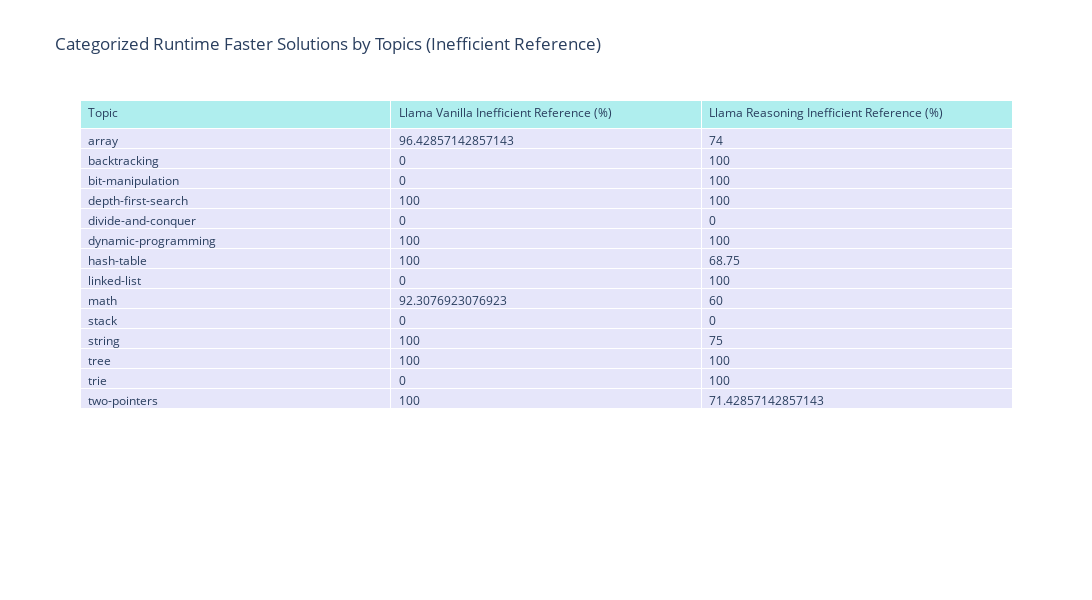

The code cell stored with this chart in its notebook:
### Markdown cell above
### LLAMA ANALYSIS

### Code cell
import pandas as pd
import plotly.graph_objects as go

# Load the datasets for different prompting methods of Llama
llama_vanilla_file = "/Users/bisman/Documents/ECS 260/Project github/CodeRefineAI/dataset/P1/balanced_samples_llama_codegen_submissions.json"
llama_reasoning_file = "/Users/bisman/Documents/ECS 260/Project github/CodeRefineAI/dataset/P2/balanced_samples_llama_codegen_submissions.json"
REFERENCE_FILE_RT_INEFF = "/Users/bisman/Documents/ECS 260/Project github/CodeRefineAI/dataset/P1/balanced_samples_reference_rt_ineff_submissions.json"

# Get differences for Llama Vanilla Prompting
llama_vanilla_diff_with_rt_ineff = get_diff(llama_vanilla_file, REFERENCE_FILE_RT_INEFF)

# Get differences for Llama Reasoning-Based Prompting
llama_reasoning_diff_with_rt_ineff = get_diff(llama_reasoning_file, REFERENCE_FILE_RT_INEFF)

# Convert categorized runtime faster solutions by topics into DataFrames
topics_vanilla_ineff = pd.DataFrame(
    {'Topic': list(llama_vanilla_diff_with_rt_ineff["categorized_rt_faster_solutions_by_topics"]['topics']),
     'Percentage': list(llama_vanilla_diff_with_rt_ineff["categorized_rt_faster_solutions_by_topics"]['percentage_runtime_faster_solutions'])}
)

topics_reasoning_ineff = pd.DataFrame(
    {'Topic': list(llama_reasoning_diff_with_rt_ineff["categorized_rt_faster_solutions_by_topics"]['topics']),
     'Percentage': list(llama_reasoning_diff_with_rt_ineff["categorized_rt_faster_solutions_by_topics"]['percentage_runtime_faster_solutions'])}
)

# Ensure both DataFrames have the same topics
topics = sorted(set(topics_vanilla_ineff['Topic']).union(set(topics_reasoning_ineff['Topic'])))
topics_vanilla_ineff = topics_vanilla_ineff.set_index('Topic').reindex(topics).fillna(0).reset_index()
topics_reasoning_ineff = topics_reasoning_ineff.set_index('Topic').reindex(topics).fillna(0).reset_index()

# ---- Bar Chart: Runtime Faster Solutions by Topics (Grouped) ----
fig = go.Figure()

# Add bars for Llama Vanilla Inefficient Reference
fig.add_trace(go.Bar(
    x=topics_vanilla_ineff['Topic'],
    y=topics_vanilla_ineff['Percentage'],
    name='Llama Vanilla Inefficient Reference',
    marker_color='blue'
))

# Add bars for Llama Reasoning Inefficient Reference
fig.add_trace(go.Bar(
    x=topics_reasoning_ineff['Topic'],
    y=topics_reasoning_ineff['Percentage'],
    name='Llama Reasoning Inefficient Reference',
    marker_color='red'
))

# Update layout to group the bars and show a legend
fig.update_layout(
    barmode='group',
    title='Categorized Runtime Faster Solutions by Topics (Inefficient Reference)',
    xaxis_title='Topic',
    yaxis_title='Percentage of Runtime Faster Solutions',
    xaxis=dict(tickmode='array', tickvals=topics),
    legend_title="Prompting Methods",
    width=1200,  # Increase the width of the plot
    height=600   # Increase the height of the plot
)

# Show the plot
fig.show()

# ---- Table: Categorized Runtime Faster Solutions by Topics ----
table_fig = go.Figure(data=[go.Table(
    header=dict(values=['Topic', 'Llama Vanilla Inefficient Reference (%)', 'Llama Reasoning Inefficient Reference (%)'],
                fill_color='paleturquoise',
                align='left'),
    cells=dict(values=[
        topics_vanilla_ineff['Topic'],
        topics_vanilla_ineff['Percentage'],
        topics_reasoning_ineff['Percentage']
    ],
    fill_color='lavender',
    align='left'))
])

table_fig.update_layout(title_text="Categorized Runtime Faster Solutions by Topics (Inefficient Reference)", width=1200, height=600)
table_fig.show()

### Figure 1 — Plotly figure (JSON) as saved in the notebook; plotly's stock layout.template omitted (floating-point values rounded to 4 significant figures)
{"data": [{"cells": {"align": "left", "fill": {"color": "lavender"}, "values": [["array", "backtracking", "bit-manipulation", "depth-first-search", "divide-and-conquer", "dynamic-programming", "hash-table", "linked-list", "math", "stack", "string", "tree", "trie", "two-pointers"], [96.43, 0, 0, 100, 0, 100, 100, 0, 92.31, 0, 100, 100, 0, 100], [74, 100, 100, 100, 0, 100, 68.75, 100, 60, 0, 75, 100, 100, 71.43]]}, "header": {"align": "left", "fill": {"color": "paleturquoise"}, "values": ["Topic", "Llama Vanilla Inefficient Reference (%)", "Llama Reasoning Inefficient Reference (%)"]}, "type": "table"}], "layout": {"height": 600, "title": {"text": "Categorized Runtime Faster Solutions by Topics (Inefficient Reference)"}, "width": 1200}}
